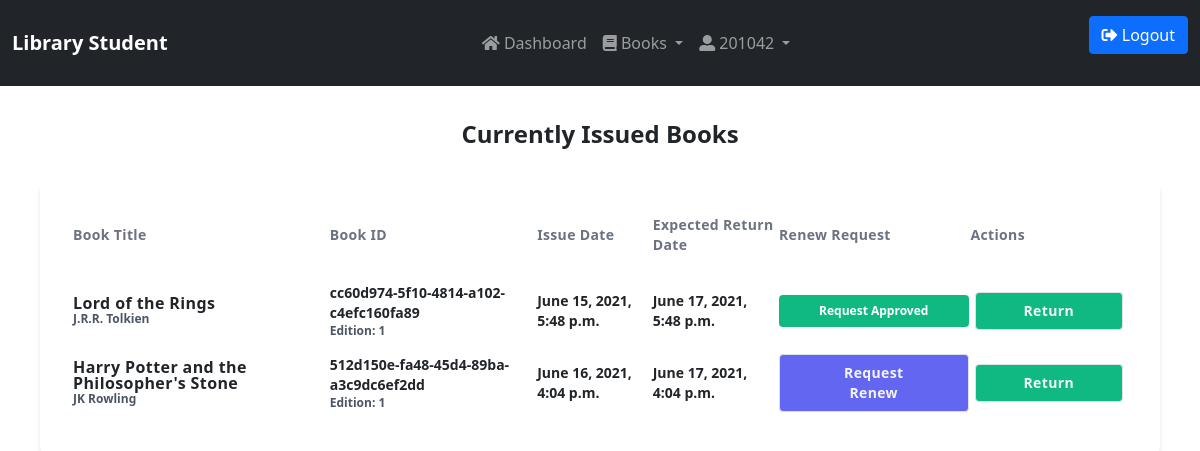
The app's page /viewissued/ (signed in) with its own data.
### library/models.py (models this page shows, shortened)
class IssueBook(models.Model):
    student = models.ForeignKey('Student', on_delete=models.CASCADE)
    borrowed_book = models.ForeignKey('BookIndividual', on_delete = models.SET_NULL , null=True, blank=True)
    issue_date = models.DateTimeField(null=True,blank=True)
    expected_return_date = models.DateTimeField(null=True,blank=True)
    is_returned = models.BooleanField(default=False)
    def overdue(self):
        time=self.expected_return_date-timezone.now()
        if time.total_seconds()<0:
            return True
        return False
    def can_renew(self):
        if RenewRequest.objects.filter(book__student__id=self.student.id, request='p').count()==0:
            return True
        return False
    def request_for_renew(self):
        r=RenewRequest.objects.get(book=self)
        if r.request=='p':
            return True
        return False
    def request_denied(self):
        r=RenewRequest.objects.get(book=self)
        if r.request=='d':
            return True
        return False
    def request_success(self):
        r=RenewRequest.objects.get(book=self)
        if r.request=='a':
            return True
        return False

class BookIndividual(models.Model):
    id = models.UUIDField(primary_key=True, default=uuid.uuid4)
    book = models.ForeignKey('Book', on_delete=models.CASCADE, null=True)
    edition = models.IntegerField(default=0)
    LOAN_STATUS = ( ('o', 'Not Available'), ('a', 'Available'))
    status = models.CharField( max_length=1, choices=LOAN_STATUS, blank=True, default='a', help_text='')
    class Meta:
        ordering = ['-edition']

class Book(models.Model):
    title = models.CharField(max_length=200)
    author = models.ForeignKey('Author', on_delete=models.SET_NULL, null=True)
    summary = models.TextField(max_length=1000)
    isbn = models.CharField('ISBN', max_length=13, unique=True)
    genre = models.ManyToManyField(Genre)
    language = models.ForeignKey('Language', on_delete=models.SET_NULL, null=True)

class Author(models.Model):
    name = models.CharField(max_length=100)
    publisher = models.ForeignKey('PublishingHouse', on_delete=models.SET_NULL, null=True, blank=True)
    GEN = (('n',''),('m','Male'),('f','Female'),('o','Other'))
    gender = models.CharField(max_length=15, choices=GEN, default='n', blank=True)
    bio = models.CharField(max_length=1000, default=' ')
    nationality= models.CharField(max_length=50, default=' ')

### library/views.py (the view)
# urls.py: path('viewissued/', get_issued_view, name='all_issued'),
@login_required(redirect_field_name='dashboard')
def get_issued_view(request):
	if request.user.is_staff:
		return redirect('/staff')
	student=Student.objects.get(user=request.user)
	book_list=IssueBook.objects.filter(student=student, is_returned=False)
	return render(request, 'viewissued.html', locals())

### library/templates/viewissued.html (shortened to what this page needs)
<html>
  <head>
      {% include 'csscdn.html' %}
  </head>
  <body>
  {% include 'navbar.html' %}
  <section class="px-8 my-8">
  <h2 class="text-2xl font-bold text-center">Currently Issued Books</h2>
    <div class="flex flex-col my-4">
      <div class="m-2">
        <div class="component flex">
          <div class="w-full p-8 shadow-md rounded-lg relative">
            <table class="w-full text-left bg-white">
              <thead>
                <tr>
                  <th class="pb-6 text-gray-500 text-sm tracking-wide">Book Title</th>
                  <th class="pb-6 text-gray-500 text-sm tracking-wide">Book ID</th>
                  <th class="pb-6 text-gray-500 text-sm tracking-wide">Issue Date</th>
                  <th class="pb-6 text-gray-500 text-sm tracking-wide">Expected Return Date</th>
                  <th class="pb-6 text-gray-500 text-sm tracking-wide">Renew Request</th>
                  <th class="pb-6 text-gray-500 text-sm tracking-wide">Actions</th>
                </tr>
              </thead>
              <tbody>
            {% for b in book_list %}
                <tr>
                  <td class="py-3">
                    <div class="flex">
                      <div class="leading-none flex flex-col justify-around">
                        <div class="tracking-wide font-bold hover:text-blue-500 hover:font-extrabold">{{ b.borrowed_book.book.title }}</div>
                        <div class="text-xs font-bold text-gray-600 hover:text-green-500 hover:font-extrabold">{{ b.borrowed_book.book.author.name }}</div>
                      </div>
                    </div>
                  </td>
                  <td>
                    <div class="leading-none flex flex-col justify-center">
                      <div class="font-bold text-sm hover:text-blue-500 hover:font-extrabold">{{ b.borrowed_book.id }}</div>
                      <div class="text-xs font-bold text-gray-600 hover:text-green-500">Edition: {{ b.borrowed_book.edition }}</div>
                  </td>
                  <td>
                    <div class="leading-none flex flex-col justify-center">
                      <div class="text-sm font-bold hover:text-blue-500 hover:font-extrabold">{{b.issue_date}}</div>
                    </div>
                  </td>
                  <td>
                    <div class="text-sm"><span class="font-bold hover:text-blue-500 hover:font-extrabold">{{b.expected_return_date}}</span>
                  </td>
                  <td>
                {% if b.request_for_renew %}
          <div class="text-center px-3 py-2 text-xs font-bold rounded opacity-100 bg-blue-500 text-white">Request Pending</div>
        {% elif b.request_success %}
            <div class="text-center px-3 py-2 text-xs font-bold rounded opacity-100 bg-green-500 text-white">Request Approved</div>
        {% elif b.request_denied %}
            <div class="text-center px-3 py-2 text-xs font-bold rounded opacity-100 bg-red-500 text-white">Request Denied</div>
        {% elif not b.can_renew %}
            <div class="text-center px-3 py-2 text-xs font-bold rounded opacity-100 bg-yellow-600 text-white">Only 1 Renew At A Time</div>
        {% else %}
        <a href="{% url 'book_renew' pk=b.id %}"><button class="component border border-transparent rounded font-bold tracking-wide text-sm px-5 py-2 focus:outline-none focus:shadow-outline bg-indigo-500 text-gray-100 hover:bg-yellow-600 hover:text-white">Request Renew</button></a>
        {% endif %}
          </div>
          <td>
            <div class="px-1">
              <a href="{% url 'book_return' pk=b.id %}"><button class="hover:bg-blue-500 focus:ring-2 focus:ring-blue-600 component border border-transparent rounded font-bold tracking-wide text-sm px-5 py-2 focus:outline-none focus:shadow-outline bg-green-500 text-gray-100 hover:text-white">Return</button></a>
            </div>
          </td>
          {% endfor %}
        </div>
      </div>
</section>
  </body>
</html>

### library/templates/navbar.html (shortened to what this page needs)
{% if user.is_staff %}
  <nav class="navbar nav-pills navbar-expand-lg navbar-light bg-light">
    <div class="container-fluid">
      <a class="navbar-brand" href="/staff">Library Staff</a>
      <button class="navbar-toggler" type="button" data-bs-toggle="collapse" data-bs-target="#navbarSupportedContent" aria-controls="navbarSupportedContent" aria-expanded="false" aria-label="Toggle navigation">
        <span class="navbar-toggler-icon"></span>
      </button>
      <div class="collapse navbar-collapse" id="navbarSupportedContent">
        <ul class="navbar-nav me-auto mb-2 mb-lg-0">
          <li class="nav-item">
            <a class="nav-link" aria-current="page" href="/staff"><span><i class="fas fa-home"></i></span>&nbspDashboard</a>
          </li>
          <li class="nav-item">
            <a class="nav-link" aria-current="page" href="/admin">Go to Admin</a>
          </li>
          <li class="nav-item">
            <a class="nav-link" aria-current="page" href="{% url 'allrenew' %}">
              <span><i class="fas fa-bookmark"></i></span>&nbspRequests for Renew
            </a>
          </li>
          <li class="nav-item dropdown active">
            <a class="nav-link dropdown-toggle" href="#" id="navbarDropdown" role="button" data-bs-toggle="dropdown" aria-expanded="false">
              <span><i class="fas fa-book"></i></span>&nbspBooks
            </a>
            <ul class="dropdown-menu" aria-labelledby="navbarDropdown">
              <li><a class="dropdown-item" href="{% url 'staff_allbooks'%}"><span><i class="fas fa-book"></i></span>&nbspAll Books</a></li>
              <li><hr class="dropdown-divider"></li>
              <li><a class="dropdown-item" href="/search"><span><i class="fas fa-search"></i></span>&nbspSearch Books</a></li>
            </ul>
          </li>
          <li class="nav-item dropdown active">
            <a class="nav-link dropdown-toggle" href="#" id="navbarDropdown" role="button" data-bs-toggle="dropdown" aria-expanded="false">
              <span><i class="fas fa-user-alt"></i></span>&nbspUsers
            </a>
            <ul class="dropdown-menu" aria-labelledby="navbarDropdown">
              <li><a class="dropdown-item" href="{% url 'staff_allstudents' %}"><span><i class="fas fa-user-graduate"></i></span> All Students</a></li>
            </ul>
          </li>
          <li class="nav-item dropdown">
            <a class="nav-link dropdown-toggle" href="#" id="navbarDropdown" role="button" data-bs-toggle="dropdown" aria-expanded="false">
              <span><i class="fas fa-user-alt"></i></span>&nbsp{{ staff.name }}
            </a>
            <ul class="dropdown-menu" aria-labelledby="navbarDropdown">
              <li><a class="dropdown-item" href="#">Staff Profile</a></li>
            </ul>
          </li>
        </ul>
        {% if user.is_authenticated %}
        <form action="{% url 'logout' %}" class="d-flex">
          <button class="btn btn-outline-success" type="submit"><span><i class="fas fa-sign-out-alt"></i></span>&nbspLogout</button>
        </form>
        {% else %}
        <form action="{% url 'login' %}" class="d-flex">
          <button class="btn btn-outline-primary" type="submit"><span><i class="fas fa-sign-in-alt"></i></span>&nbspLogin</button>
        </form>
        {% endif %}
      </div>
    </div>
  </nav>
  {% else %}
  <nav class="navbar nav-pills navbar-expand-lg navbar-dark bg-dark py-3">
    <div class="container-fluid">
       <a class="navbar-brand" href="/">
        {% if user.is_authenticated %}<span class="font-semibold font-medium"> Library Student </span>
        {% else %} Library
        {% endif %}
    </a>
      <div class="collapse navbar-collapse" id="navbarSupportedContent">
        <ul class="navbar-nav me-auto mb-2 mb-lg-0 mx-auto order-0">
          {% if user.is_authenticated %}
          <li class="nav-item">
            <a class="nav-link" aria-current="page" href="/"><span><i class="fas fa-home"></i></span>&nbspDashboard</a>
          </li>
          {% endif %}
          <li class="nav-item dropdown active">
            <a class="nav-link dropdown-toggle" href="#" id="navbarDropdown" role="button" data-bs-toggle="dropdown" aria-expanded="false">
              <span><i class="fas fa-book"></i></span>&nbspBooks
            </a>
          </li>
          {% if user.is_authenticated %}
          <li class="nav-item dropdown">
            <a class="nav-link dropdown-toggle" href="#" id="navbarDropdown" role="button" data-bs-toggle="dropdown" aria-expanded="false">
              <span><i class="fas fa-user-alt"></i></span>&nbsp{{ user.username }}
            </a>
          </li>
          {% endif %}
        </ul>
        {% if user.is_authenticated %}
        <form action="{% url 'logout' %}" class="d-flex">
          <button class="btn btn-primary" type="submit"><span><i class="fas fa-sign-out-alt"></i></span> Logout</button>
        </form>
        {% else %}
        <form action="{% url 'login' %}" class="d-flex">
          <button class="btn btn-primary" type="submit"><span><i class="fas fa-sign-in-alt"></i></span> Login</button>
        </form>
        {% endif %}
      </div>
    </div>
  </nav>
  {% endif %}

### library/templates/viewissued.html (style rules this page uses)
a { color: black; text-decoration: none; }

### records on screen
IssueBook: borrowed_book.book "Lord of the Rings", borrowed_book.book.author.name "J.R.R. Tolkien", borrowed_book.id "cc60d974-5f10-4814-a102-c4efc160fa89", borrowed_book.edition "1", issue_date "June 15, 2021, 5:48 p.m.", expected_return_date "June 17, 2021, 5:48 p.m.", shows "Request Approved"
IssueBook: borrowed_book.book "Harry Potter and the Philosopher's Stone", borrowed_book.book.author.name "JK Rowling", borrowed_book.id "512d150e-fa48-45d4-89ba-a3c9dc6ef2dd", borrowed_book.edition "1", issue_date "June 16, 2021, 4:04 p.m.", expected_return_date "June 17, 2021, 4:04 p.m.", shows "Request Renew"

### other values on screen
{{ user.username }} "201042"
